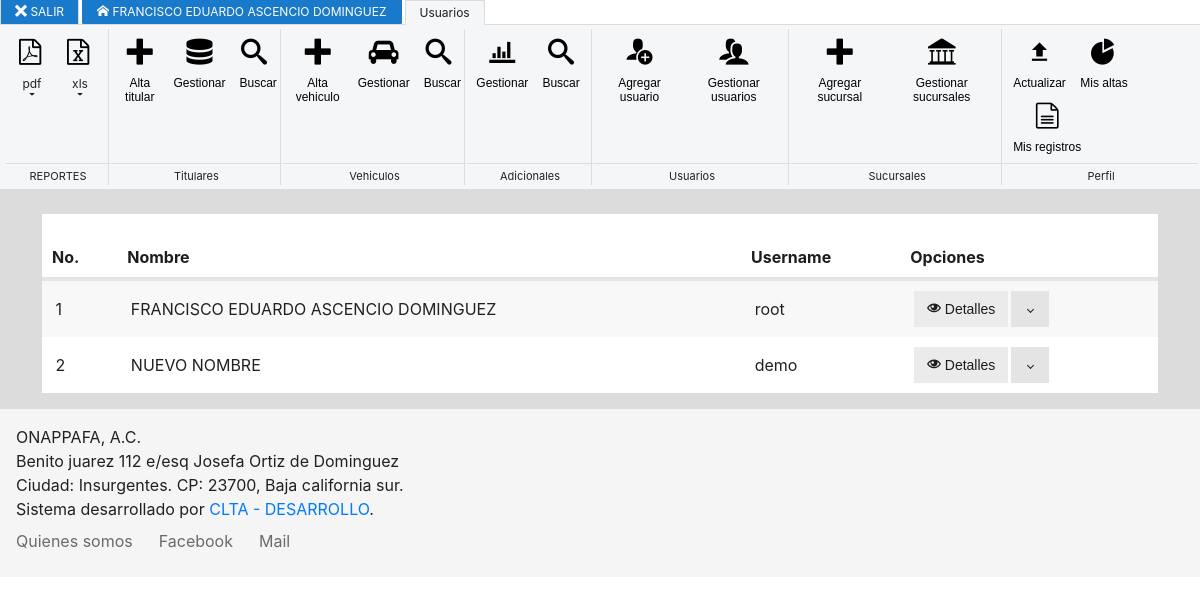
The app's page /gest_users.php (signed in), older data.
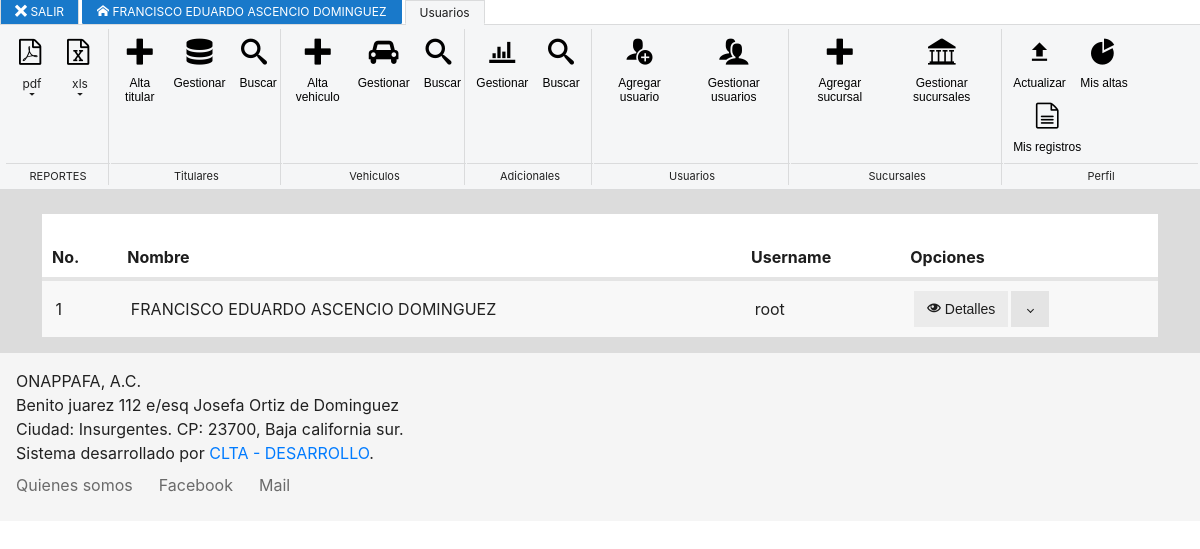
The same page, newer data.
### tables this page shows
CREATE TABLE `users` (
  `id` int(11) NOT NULL,
  `username` varchar(254) NOT NULL,
  `password` varchar(254) NOT NULL,
  `name` varchar(254) NOT NULL,
  `add_titular` tinyint(1) NOT NULL DEFAULT '0',
  `edit_titular` tinyint(1) NOT NULL DEFAULT '0',
  `delete_titular` tinyint(1) NOT NULL DEFAULT '0',
  `add_vehicle` tinyint(1) NOT NULL DEFAULT '0',
  `edit_vehicle` tinyint(1) NOT NULL DEFAULT '0',
  `delete_vehicle` tinyint(1) NOT NULL DEFAULT '0',
  `add_adicional` tinyint(1) NOT NULL DEFAULT '0',
  `edit_adicional` tinyint(1) NOT NULL DEFAULT '0',
  `delete_adicional` tinyint(1) NOT NULL DEFAULT '0',
  `crud_users` tinyint(1) NOT NULL DEFAULT '0',
  `gen_reports` tinyint(1) NOT NULL DEFAULT '0',
  `delete_logs` tinyint(1) NOT NULL DEFAULT '0',
  `gest_sucursales` tinyint(1) NOT NULL DEFAULT '0'
);

### gest_users.php (the view, shortened to what this page needs)
<? include 'func/header.php' ?>
<? require_once 'func/db.php' ?>
<br>
<div style="background-color: white;">
<br>
<table class="table striped">
    <thead>
    <tr>
        <th>No.</th>
        <th>Nombre</th>
        <th>Username</th>
        <th>Opciones</th>
    </tr>
    </thead>
    <tbody>
    <?
    $conn = mysqli_connect($host,$user,$password,$db);
    $sql = "SELECT * FROM users";
    $result = mysqli_query($conn,$sql);
    while($row = mysqli_fetch_array($result)){
    echo "
    <tr>
        <td>".$row[0]."</td>
        <td>".$row[3]."</td>
        <td>".$row[1]."</td>
        <td>".
        '<div class="split-button">
          <button class="button" onclick="Metro.dialog.open('."'#".$row[0]."'".')" ><span class="mif-eye"></span> Detalles</button>
          <button class="split dropdown-toggle"></button>
              <li><a onclick="Metro.dialog.open('."'#permisos".$row[0]."'".')"><span class="mif-security"></span> Permisos</a></li>
              <li><a onclick="Metro.dialog.open('."'#update".$row[0]."'".')"><span class="mif-pencil"></span> Editar</a></li>
              <li><a onclick="Metro.dialog.open('."'#delete".$row[0]."'".')"><span class="mif-bin"></span> Eliminar</a></li>
      </div>
      '."</td>
      <div class='dialog' data-role='dialog' id=".'permisos'.$row[0].">
          <div class='dialog-title'>".'USUARIO: '."
          ".$row[3]."</div>
            <input id='id' name='id' hidden value=".$row[0].">
                <input id='add_titular' name='add_titular' type='checkbox' ".(($row[4] == 1)?' checked':'').">
                <input id='edit_titular' name='edit_titular' type='checkbox' ".(($row[5] == 1)?' checked':'').">
                <input id='delete_titular' name='delete_titular' type='checkbox' ".(($row[6] == 1)?' checked':'').">
                <input id='add_vehicle' name='add_vehicle' type='checkbox' ".(($row[7] == 1)?' checked':'').">
                <input id='edit_vehicle' name='edit_vehicle' type='checkbox' ".(($row[8] == 1)?' checked':'').">
                <input id='delete_vehicle' name='delete_vehicle' type='checkbox' ".(($row[9] == 1)?' checked':'').">
                <input id='add_adicional' name='add_adicional' type='checkbox' ".(($row[10] == 1)?' checked':'').">
                <input id='edit_adicional' name='edit_adicional' type='checkbox' ".(($row[11] == 1)?' checked':'').">
                <input id='delete_adicional' name='delete_adicional' type='checkbox' ".(($row[12] == 1)?' checked':'').">
                <input id='crud_users' name='crud_users' type='checkbox' ".(($row[13] == 1)?' checked':'').">
                <input id='gen_reports' name='gen_reports' type='checkbox' ".(($row[14] == 1)?' checked':'').">
                <input id='delete_logs' name='delete_logs' type='checkbox' ".(($row[15] == 1)?' checked':'').">
                <input id='gest_sucursales' name='gest_sucursales' type='checkbox' ".(($row[16] == 1)?' checked':'').">
      </div>
      <div class='dialog' data-role='dialog' id=".'delete'.$row[0].">
          <div class='dialog-title'>".'USUARIO: '."
          ".$row[3]."</div>
              <input  type='text' name='id' id='id' value=".'"'.$row[0].'"'." hidden>
      </div>
      <div class='dialog' data-role='dialog' id=".'update'.$row[0].">
            <div class='dialog-title'>".'USUARIO: '."
            ".$row[1]."</div>
                <input  type='text' name='id' id='id' value=".'"'.$row[0].'"'." hidden>
                <input  value=".'"'.$row[3].'"'." id='name' name='name' type='text'  data-prepend='Nombre' placeholder='Nombre' >
        </div>
        <div class='dialog' data-role='dialog' id=".$row[0].">
            <div class='dialog-title'>".'USUARIO: '."
            ".$row[3]."</div>
                ID: ".$row[0]."
                <br>NOMBRE DE USUARIO: ".$row[1]."
        </div>
      </tr>";
    }
    ?>
    </tbody>
</table>
</div>
<?php include 'func/footer.php' ?>

Row changes from the older to the newer data that the page shows:
removed users: id "2", name "NUEVO NOMBRE", username "demo"
